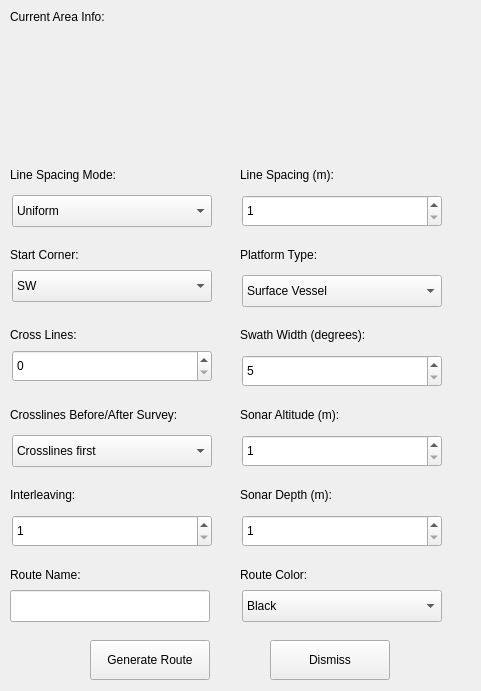
<?xml version="1.0" encoding="UTF-8"?>
<ui version="4.0">
 <class>MbGrdVizSurvey</class>
 <widget class="QDialog" name="MbGrdVizSurvey">
  <property name="geometry">
   <rect>
    <x>0</x>
    <y>0</y>
    <width>481</width>
    <height>691</height>
   </rect>
  </property>
  <property name="windowTitle">
   <string>Generate Survey Route for Selected Area...</string>
  </property>
  <widget class="QLabel" name="labelInfo">
   <property name="geometry">
    <rect>
     <x>10</x>
     <y>10</y>
     <width>440</width>
     <height>140</height>
    </rect>
   </property>
   <property name="text">
    <string>Current Area Info:</string>
   </property>   <property name="alignment">
    <set>Qt::AlignLeading|Qt::AlignLeft|Qt::AlignTop</set>
   </property>
   <property name="wordWrap">
    <bool>true</bool>
   </property>
  </widget>
  <widget class="QLabel" name="labelLineControl">
   <property name="geometry">
    <rect>
     <x>10</x>
     <y>160</y>
     <width>180</width>
     <height>30</height>
    </rect>
   </property>
   <property name="text">
    <string>Line Spacing Mode:</string>
   </property>  </widget>
  <widget class="QComboBox" name="lineControl">
   <property name="geometry">
    <rect>
     <x>12</x>
     <y>195</y>
     <width>200</width>
     <height>32</height>
    </rect>
   </property>
   <item>
    <property name="text">
     <string>Uniform</string>
    </property>
   </item>
   <item>
    <property name="text">
     <string>Variable by Swath Width</string>
    </property>
   </item>  </widget>
  <widget class="QLabel" name="labelLineSpacing">
   <property name="geometry">
    <rect>
     <x>240</x>
     <y>160</y>
     <width>140</width>
     <height>30</height>
    </rect>
   </property>
   <property name="text">
    <string>Line Spacing (m):</string>
   </property>  </widget>
  <widget class="QSpinBox" name="lineSpacing">
   <property name="geometry">
    <rect>
     <x>242</x>
     <y>195</y>
     <width>200</width>
     <height>32</height>
    </rect>
   </property>
   <property name="minimum">
    <number>1</number>
   </property>
   <property name="maximum">
    <number>10000</number>
   </property>
   <property name="singleStep">
    <number>1</number>
   </property>  </widget>
  <widget class="QLabel" name="labelDirection">
   <property name="geometry">
    <rect>
     <x>10</x>
     <y>240</y>
     <width>180</width>
     <height>30</height>
    </rect>
   </property>
   <property name="text">
    <string>Start Corner:</string>
   </property>  </widget>
  <widget class="QComboBox" name="direction">
   <property name="geometry">
    <rect>
     <x>12</x>
     <y>270</y>
     <width>200</width>
     <height>32</height>
    </rect>
   </property>
   <item>
    <property name="text">
     <string>SW</string>
    </property>
   </item>
   <item>
    <property name="text">
     <string>SE</string>
    </property>
   </item>
   <item>
    <property name="text">
     <string>NW</string>
    </property>
   </item>
   <item>
    <property name="text">
     <string>NE</string>
    </property>
   </item>  </widget>
  <widget class="QLabel" name="labelPlatform">
   <property name="geometry">
    <rect>
     <x>240</x>
     <y>240</y>
     <width>180</width>
     <height>30</height>
    </rect>
   </property>
   <property name="text">
    <string>Platform Type:</string>
   </property>  </widget>
  <widget class="QComboBox" name="platform">
   <property name="geometry">
    <rect>
     <x>242</x>
     <y>275</y>
     <width>200</width>
     <height>32</height>
    </rect>
   </property>
   <item>
    <property name="text">
     <string>Surface Vessel</string>
    </property>
   </item>
   <item>
    <property name="text">
     <string>Submerged - constant altitude</string>
    </property>
   </item>
   <item>
    <property name="text">
     <string>Submerged - constant depth</string>
    </property>
   </item>  </widget>
  <widget class="QLabel" name="labelCrossLines">
   <property name="geometry">
    <rect>
     <x>10</x>
     <y>320</y>
     <width>140</width>
     <height>30</height>
    </rect>
   </property>
   <property name="text">
    <string>Cross Lines:</string>
   </property>  </widget>
  <widget class="QSpinBox" name="crossLines">
   <property name="geometry">
    <rect>
     <x>12</x>
     <y>350</y>
     <width>200</width>
     <height>32</height>
    </rect>
   </property>
   <property name="minimum">
    <number>0</number>
   </property>
   <property name="maximum">
    <number>50</number>
   </property>
   <property name="singleStep">
    <number>1</number>
   </property>  </widget>
  <widget class="QLabel" name="labelSwathWidth">
   <property name="geometry">
    <rect>
     <x>240</x>
     <y>320</y>
     <width>200</width>
     <height>30</height>
    </rect>
   </property>
   <property name="text">
    <string>Swath Width (degrees):</string>
   </property>  </widget>
  <widget class="QSpinBox" name="swathWidth">
   <property name="geometry">
    <rect>
     <x>242</x>
     <y>355</y>
     <width>200</width>
     <height>32</height>
    </rect>
   </property>
   <property name="minimum">
    <number>5</number>
   </property>
   <property name="maximum">
    <number>175</number>
   </property>
   <property name="singleStep">
    <number>5</number>
   </property>  </widget>
  <widget class="QLabel" name="labelCrossFirstLast">
   <property name="geometry">
    <rect>
     <x>10</x>
     <y>400</y>
     <width>220</width>
     <height>30</height>
    </rect>
   </property>
   <property name="text">
    <string>Crosslines Before/After Survey:</string>
   </property>  </widget>
  <widget class="QComboBox" name="crossFirstLast">
   <property name="geometry">
    <rect>
     <x>12</x>
     <y>435</y>
     <width>200</width>
     <height>32</height>
    </rect>
   </property>
   <item>
    <property name="text">
     <string>Crosslines first</string>
    </property>
   </item>
   <item>
    <property name="text">
     <string>Crosslines last</string>
    </property>
   </item>  </widget>
  <widget class="QLabel" name="labelAltitude">
   <property name="geometry">
    <rect>
     <x>240</x>
     <y>400</y>
     <width>140</width>
     <height>30</height>
    </rect>
   </property>
   <property name="text">
    <string>Sonar Altitude (m):</string>
   </property>  </widget>
  <widget class="QSpinBox" name="altitude">
   <property name="geometry">
    <rect>
     <x>242</x>
     <y>435</y>
     <width>200</width>
     <height>32</height>
    </rect>
   </property>
   <property name="minimum">
    <number>1</number>
   </property>
   <property name="maximum">
    <number>10000</number>
   </property>
   <property name="singleStep">
    <number>1</number>
   </property>  </widget>
  <widget class="QLabel" name="labelInterleaving">
   <property name="geometry">
    <rect>
     <x>10</x>
     <y>480</y>
     <width>220</width>
     <height>30</height>
    </rect>
   </property>
   <property name="text">
    <string>Interleaving:</string>
   </property>  </widget>
  <widget class="QSpinBox" name="interleaving">
   <property name="geometry">
    <rect>
     <x>12</x>
     <y>515</y>
     <width>200</width>
     <height>32</height>
    </rect>
   </property>
   <property name="minimum">
    <number>1</number>
   </property>
   <property name="maximum">
    <number>100</number>
   </property>
   <property name="singleStep">
    <number>1</number>
   </property>  </widget>
  <widget class="QLabel" name="labelDepth">
   <property name="geometry">
    <rect>
     <x>240</x>
     <y>480</y>
     <width>140</width>
     <height>30</height>
    </rect>
   </property>
   <property name="text">
    <string>Sonar Depth (m):</string>
   </property>  </widget>
  <widget class="QSpinBox" name="depth">
   <property name="geometry">
    <rect>
     <x>242</x>
     <y>515</y>
     <width>200</width>
     <height>32</height>
    </rect>
   </property>
   <property name="minimum">
    <number>1</number>
   </property>
   <property name="maximum">
    <number>10000</number>
   </property>
   <property name="singleStep">
    <number>1</number>
   </property>  </widget>
  <widget class="QLabel" name="labelName">
   <property name="geometry">
    <rect>
     <x>10</x>
     <y>560</y>
     <width>180</width>
     <height>30</height>
    </rect>
   </property>
   <property name="text">
    <string>Route Name:</string>
   </property>  </widget>
  <widget class="QLineEdit" name="name">
   <property name="geometry">
    <rect>
     <x>10</x>
     <y>590</y>
     <width>200</width>
     <height>32</height>
    </rect>
   </property>
  </widget>
  <widget class="QLabel" name="labelColor">
   <property name="geometry">
    <rect>
     <x>240</x>
     <y>560</y>
     <width>180</width>
     <height>30</height>
    </rect>
   </property>
   <property name="text">
    <string>Route Color:</string>
   </property>  </widget>
  <widget class="QComboBox" name="color">
   <property name="geometry">
    <rect>
     <x>242</x>
     <y>590</y>
     <width>200</width>
     <height>32</height>
    </rect>
   </property>
   <item>
    <property name="text">
     <string>Black</string>
    </property>
   </item>
   <item>
    <property name="text">
     <string>Yellow</string>
    </property>
   </item>
   <item>
    <property name="text">
     <string>Green</string>
    </property>
   </item>
   <item>
    <property name="text">
     <string>Bluegreen</string>
    </property>
   </item>
   <item>
    <property name="text">
     <string>Blue</string>
    </property>
   </item>
   <item>
    <property name="text">
     <string>Purple</string>
    </property>
   </item>  </widget>
  <widget class="QPushButton" name="generateButton">
   <property name="geometry">
    <rect>
     <x>90</x>
     <y>640</y>
     <width>120</width>
     <height>40</height>
    </rect>
   </property>
   <property name="text">
    <string>Generate Route</string>
   </property>   <property name="autoDefault">
    <bool>false</bool>
   </property>
  </widget>
  <widget class="QPushButton" name="dismissButton">
   <property name="geometry">
    <rect>
     <x>270</x>
     <y>640</y>
     <width>120</width>
     <height>40</height>
    </rect>
   </property>
   <property name="text">
    <string>Dismiss</string>
   </property>   <property name="autoDefault">
    <bool>false</bool>
   </property>
  </widget>
 </widget>
 <resources/>
 <connections/>
</ui>
